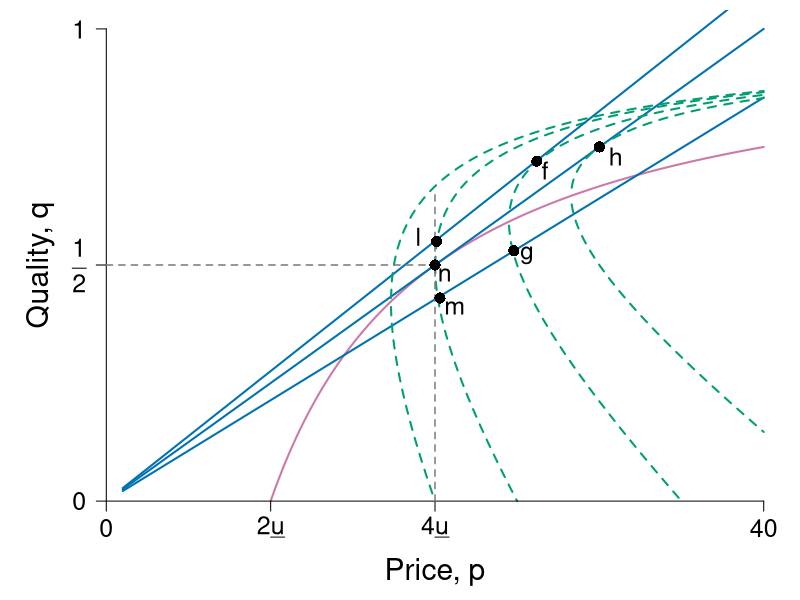

This figure's R source:
require(ggplot2)
require(shape)
#pdf(file = "information_power/ch11_fig6_MCQ.pdf", width = 9, height = 7)
jpeg(file = "information_power/ch11_fig6_MCQ.jpg", width = 5*120, height = 4*120)


#Set parameters for graphics
axislabelsize <- 1.8
labelsize <- 1.5
namesize <- 1.8
annotatesize <- 1.5
graphlinewidth <- 2
segmentlinewidth <- 1.5

COL <- c("#7fc97f", "#beaed4", "#fdc086", "#ffff99", "#386cb0", "#f0027f", "#bf5b17", "#666666")
COLA <- c("#e0f3db", "#99d8c9","#66c2a4","#41ae76", "#238b45", "#005824")
COLB <- c("#c6dbef", "#4eb3d3", "#2b8cbe", "#0868ac","#084081")
COLC <- c("#fcfbfd", "#efedf5", "#dadaeb", "#bcbddc", "#9e9ac8", "#807dba", "#6a51a3", "#54278f", "#3f007d")
grays <- gray.colors(25, start = 1, end = 0)
CBCols <- c("#009E73","#0072B2","#E69F00","#CC79A7", "#F0E442")

brfFn <- function(p, delta = 5) {
  1 - (2 * delta) / p
}

isovhigh <- function(p, delta = 5, v = 20){
  (sqrt(p^2 - 4 * delta * v) - p + 2*v)/(2 * v )
}

isovlow <- function(p, delta = 5, v = 20){
  (-sqrt(p^2 - 4 * delta * v) - p + 2*v)/(2 * v )
}


isovhigh1 <- function(p, delta = 5, v = 30){
  (sqrt(p^2 - 4 * delta * v) - p + 2*v)/(2 * v )
}

isovlow1 <- function(p, delta = 5, v = 30){
  (-sqrt(p^2 - 4 * delta * v) - p + 2*v)/(2 * v )
}

solowCondition <- function(p, delta = 5){
  (p*(1/(8*delta)))
}


par(mar =  c(4, 4, 0.5, 0.5))
xlims <- c(0, 40)
ylims <- c(0, 1)


plot(0, 0, xlim = xlims, ylim = ylims, type = "n",
     xlab = "",
     ylab = "",
     xaxt = "n", yaxt = "n", cex.lab = axislabelsize, bty = "n")

mtext(expression(paste("Price, ", p)), side = 1, line = 2.5, cex = axislabelsize)
text(-4, ylims[2] - 0.5*(ylims[2] - ylims[1]), expression(paste("Quality, ", q)), xpd = TRUE, cex = axislabelsize, srt = 90) 


npts <- 500 
npts2 <- 501
#Specify the sequences of points for graphing. 
xx1 <- seq(10, xlims[2], length.out = npts)
xx2 <- seq(1, xlims[2], length.out = npts)
xx3 <- seq(xlims[1], xlims[2], length.out = npts2)
xx4 <- seq(xlims[1], 25, length.out = npts2)
xx5 <- seq(xlims[1], xlims[2], length.out = npts2)
xx6 <- seq(xlims[1], 35, length.out = npts2)
xx7 <- seq(17, xlims[2], length.out = npts2)
xx8 <- seq(17, 20, length.out = npts2)
xx9 <- seq(20, xlims[2], length.out = npts2)
xx10 <- seq(20, 40, length.out = npts2)

yy1 <- isovhigh(xx3, delta = 5, v = 20)

#Below, note I have gone to number 416 because at that observation we can 
#find the closest outcome to the intersection of the curves. Serves fine 
#for the relevant polygon
#Draw the shaded area of the Pareto-improving lens
#For the polygon need the intersection of v and iso-profit
#(2p - 40)^2 = p^2 - 400
#4p^2 - 160p + 1600 = p^2 - 400
#3p^2 - 160p + 2000 = 0
#p = 20 or p = 100/3 = 33.3 
# => q = (1/40)*33.3 = 0.8325
#Blank out polygon for MCQ
#polygon(c(xx3, xx3[416]), c(yy1, yy1[416]), col = COL[4], density = NULL, border = NA)

#Draw the lines for the graphs
lines(xx1, brfFn(xx1), col = CBCols[4], lwd = graphlinewidth)
lines(xx3, isovhigh(xx3, v = 20, delta = 5), col = CBCols[1], lwd = graphlinewidth, lty = 2)
lines(xx4, isovlow(xx4, v = 20, delta = 5), col = CBCols[1], lwd = graphlinewidth, lty = 2)
lines(xx2, solowCondition(xx2, delta = 5), col = CBCols[2], lwd = graphlinewidth)
lines(xx2, solowCondition(xx2, delta = 4.54), col = CBCols[2], lwd = graphlinewidth)
lines(xx2, solowCondition(xx2, delta = 5.85), col = CBCols[2], lwd = graphlinewidth)
lines(xx5, isovhigh1(xx5, v = 30, delta = 5), col = CBCols[1], lwd = graphlinewidth, lty = 2)
lines(xx6, isovlow1(xx6, v = 30, delta = 5), col = CBCols[1], lwd = graphlinewidth, lty = 2)
lines(xx7, isovhigh(xx7, v = 15, delta = 5), col = CBCols[1], lwd = graphlinewidth, lty = 2)
lines(xx8, isovlow(xx8, v = 15, delta = 5), col = CBCols[1], lwd = graphlinewidth, lty = 2)
lines(xx9, isovhigh1(xx9, v = 40, delta = 5), col = CBCols[1], lwd = graphlinewidth, lty = 2)
lines(xx10, isovlow1(xx10, v = 40, delta = 5), col = CBCols[1], lwd = graphlinewidth, lty = 2)


#Customize ticks and labels for the plot
ticksy <- c(0, 0.5, 1)
ylabels <- c(0, expression(paste(frac(1,2))), 1)
ticksx <- c(0, 10, 20, 40)
xlabels <- c(0, expression(paste(2*underline("u"))), expression(paste(4*underline("u"))), 40)
axis(1, at = ticksx, pos = 0, labels = xlabels, cex.axis = annotatesize)
axis(2, at = ticksy, pos = 0, labels = ylabels, las = 1, cex.axis = annotatesize)

#Annotation of the three graphs and the NE
#text(37, 0.98, expression(paste(c[2])), cex = annotatesize)
#text(31, 0.98, expression(paste("Isoprofit: ", q == frac(p, 8*underline("u")))), cex = annotatesize)
# text(35, 0.64, expression(paste("Best-response")), cex = annotatesize)
# text(35, 0.59, expression(paste("function (ICC)")), cex = annotatesize)

#text(25.5, 0.05, expression(paste(v[4])), cex = annotatesize)
#text(35, 0.05, expression(paste(v[5])), cex = annotatesize)
#text(14.5, 0.52, expression(paste("Nash equilibrium")), cex = annotatesize)

#Lines for the coordinates of the Nash equilbrium
segments(20, 0, 20, 0.65, lty = 2, col = grays[20], lwd = segmentlinewidth)
segments(0, 0.5, 20, 0.5, lty = 2, col = grays[20], lwd = segmentlinewidth)

#Add a point for the NE
points(20, 0.5, pch = 16, col = "black", cex = 1.5)
text(20.6, 0.48, expression(paste("n")), cex = annotatesize)

points(20.3, 0.43, pch = 16, col = "black", cex = 1.5)
text(21.2, 0.41, expression(paste("m")), cex = annotatesize)

points(20.1, 0.55, pch = 16, col = "black", cex = 1.5)
text(19, 0.56, expression(paste("l")), cex = annotatesize)

#Add a point for f. referred to in the text
points(26.2, 0.72, pch = 16, col = "black", cex = 1.5)
text(26.7, 0.7, expression(paste("f")), cex = annotatesize)

points(24.8, 0.53, pch = 16, col = "black", cex = 1.5)
text(25.6, 0.52, expression(paste("g")), cex = annotatesize)

points(30, 0.75, pch = 16, col = "black", cex = 1.5)
text(31, 0.73, expression(paste("h")), cex = annotatesize)


#Arrow to Pareto-improving Lens
# Arrows(20, 0.68, 23.8, 0.68, col = "black", lty = 1, lwd = 2, arr.type = "triangle")
# text(12, 0.68, expression(paste("Pareto-improving lens")), cex = annotatesize)
# better for P
# text(8, 0.85, expression("Better for"), cex = labelsize)
# text(8, 0.8, expression("principal"), cex = labelsize)
# Arrows(8, 0.88, 5, 0.99, col = "black", lty = 1, lwd = 2, arr.type = "triangle", arr.lwd = 0.5)

# better for A
# Arrows(32, 0.25, 38, 0.25,  col = "black", lty = 1, lwd = 2, arr.type = "triangle")
# text(35, 0.3, expression(paste("Better for agent")), cex = annotatesize)

dev.off()
